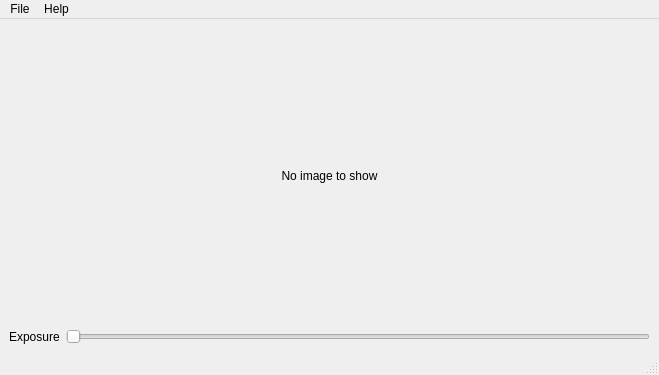
<?xml version="1.0" encoding="UTF-8"?>
<ui version="4.0">
 <class>MainWindow</class>
 <widget class="QMainWindow" name="MainWindow">
  <property name="geometry">
   <rect>
    <x>0</x>
    <y>0</y>
    <width>659</width>
    <height>375</height>
   </rect>
  </property>
  <property name="windowTitle">
   <string>Simple EXR Viewer</string>
  </property>
  <widget class="QWidget" name="centralwidget">
   <layout class="QVBoxLayout" name="verticalLayout">
    <item>
     <widget class="QLabel" name="imageLabel">
      <property name="sizePolicy">
       <sizepolicy hsizetype="Preferred" vsizetype="Expanding">
        <horstretch>0</horstretch>
        <verstretch>0</verstretch>
       </sizepolicy>
      </property>
      <property name="text">
       <string>No image to show</string>
      </property>
      <property name="alignment">
       <set>Qt::AlignCenter</set>
      </property>
     </widget>
    </item>
    <item>
     <layout class="QHBoxLayout" name="horizontalLayout">
      <item>
       <widget class="QLabel" name="label">
        <property name="text">
         <string>Exposure</string>
        </property>
       </widget>
      </item>
      <item>
       <widget class="QSlider" name="horizontalSlider">
        <property name="orientation">
         <enum>Qt::Horizontal</enum>
        </property>
       </widget>
      </item>
     </layout>
    </item>
   </layout>
  </widget>
  <widget class="QMenuBar" name="menubar">
   <property name="geometry">
    <rect>
     <x>0</x>
     <y>0</y>
     <width>659</width>
     <height>22</height>
    </rect>
   </property>
   <widget class="QMenu" name="menuFile">
    <property name="title">
     <string>File</string>
    </property>
    <addaction name="actionLoad_Image"/>
    <addaction name="actionSave_Image"/>
    <addaction name="separator"/>
    <addaction name="actionQuit"/>
   </widget>
   <widget class="QMenu" name="menuHelp">
    <property name="title">
     <string>Help</string>
    </property>
    <addaction name="actionAbout"/>
   </widget>
   <addaction name="menuFile"/>
   <addaction name="menuHelp"/>
  </widget>
  <widget class="QStatusBar" name="statusbar"/>
  <action name="actionLoad_Image">
   <property name="text">
    <string>Load Image</string>
   </property>
   <property name="shortcut">
    <string>Ctrl+O</string>
   </property>
  </action>
  <action name="actionSave_Image">
   <property name="text">
    <string>Save Image</string>
   </property>
  </action>
  <action name="actionQuit">
   <property name="text">
    <string>Quit</string>
   </property>
  </action>
  <action name="actionAbout">
   <property name="text">
    <string>About</string>
   </property>
  </action>
 </widget>
 <resources/>
 <connections/>
</ui>
